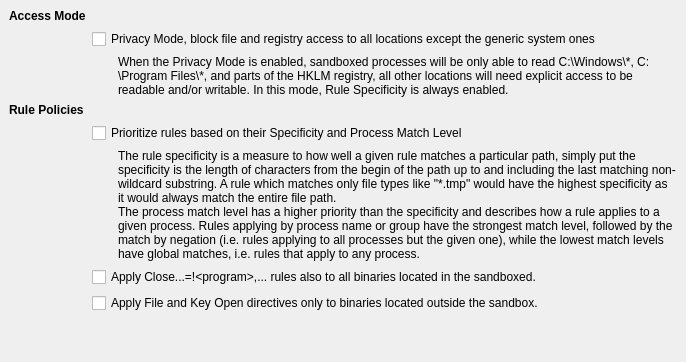
           <widget class="QWidget" name="tab_10">
            <attribute name="title">
             <string>Resource Access Policies</string>
            </attribute>
            <layout class="QGridLayout" name="gridLayout_51">
             <property name="leftMargin">
              <number>9</number>
             </property>
             <property name="topMargin">
              <number>9</number>
             </property>
             <property name="rightMargin">
              <number>9</number>
             </property>
             <property name="bottomMargin">
              <number>9</number>
             </property>
             <item row="0" column="0">
              <layout class="QGridLayout" name="gridLayout_50">
               <item row="8" column="3">
                <spacer name="horizontalSpacer_9">
                 <property name="orientation">
                  <enum>Qt::Horizontal</enum>
                 </property>
                 <property name="sizeHint" stdset="0">
                  <size>
                   <width>40</width>
                   <height>20</height>
                  </size>
                 </property>
                </spacer>
               </item>
               <item row="5" column="3">
                <widget class="QLabel" name="label_54">
                 <property name="text">
                  <string>The rule specificity is a measure to how well a given rule matches a particular path, simply put the specificity is the length of characters from the begin of the path up to and including the last matching non-wildcard substring. A rule which matches only file types like &quot;*.tmp&quot; would have the highest specificity as it would always match the entire file path.
The process match level has a higher priority than the specificity and describes how a rule applies to a given process. Rules applying by process name or group have the strongest match level, followed by the match by negation (i.e. rules applying to all processes but the given one), while the lowest match levels have global matches, i.e. rules that apply to any process.</string>
                 </property>
                 <property name="wordWrap">
                  <bool>true</bool>
                 </property>
                </widget>
               </item>
               <item row="8" column="2">
                <spacer name="verticalSpacer_24">
                 <property name="orientation">
                  <enum>Qt::Vertical</enum>
                 </property>
                 <property name="sizeHint" stdset="0">
                  <size>
                   <width>20</width>
                   <height>40</height>
                  </size>
                 </property>
                </spacer>
               </item>
               <item row="4" column="2" colspan="2">
                <widget class="QCheckBox" name="chkUseSpecificity">
                 <property name="text">
                  <string>Prioritize rules based on their Specificity and Process Match Level</string>
                 </property>
                </widget>
               </item>
               <item row="1" column="2" colspan="2">
                <widget class="QCheckBox" name="chkPrivacy">
                 <property name="text">
                  <string>Privacy Mode, block file and registry access to all locations except the generic system ones</string>
                 </property>
                </widget>
               </item>
               <item row="0" column="1">
                <widget class="QLabel" name="label_52">
                 <property name="font">
                  <font>
                   <weight>75</weight>
                   <bold>true</bold>
                   <kerning>true</kerning>
                  </font>
                 </property>
                 <property name="text">
                  <string>Access Mode</string>
                 </property>
                </widget>
               </item>
               <item row="2" column="3">
                <widget class="QLabel" name="label_55">
                 <property name="text">
                  <string>When the Privacy Mode is enabled, sandboxed processes will be only able to read C:\Windows\*, C:\Program Files\*, and parts of the HKLM registry, all other locations will need explicit access to be readable and/or writable. In this mode, Rule Specificity is always enabled.</string>
                 </property>
                 <property name="wordWrap">
                  <bool>true</bool>
                 </property>
                </widget>
               </item>
               <item row="3" column="1">
                <widget class="QLabel" name="label_53">
                 <property name="font">
                  <font>
                   <weight>75</weight>
                   <bold>true</bold>
                   <kerning>true</kerning>
                  </font>
                 </property>
                 <property name="text">
                  <string>Rule Policies</string>
                 </property>
                </widget>
               </item>
               <item row="6" column="2" colspan="2">
                <widget class="QCheckBox" name="chkCloseForBox">
                 <property name="text">
                  <string>Apply Close...=!&lt;program&gt;,... rules also to all binaries located in the sandboxed.</string>
                 </property>
                </widget>
               </item>
               <item row="7" column="2" colspan="2">
                <widget class="QCheckBox" name="chkNoOpenForBox">
                 <property name="text">
                  <string>Apply File and Key Open directives only to binaries located outside the sandbox.</string>
                 </property>
                </widget>
               </item>
              </layout>
             </item>
            </layout>
           </widget>
